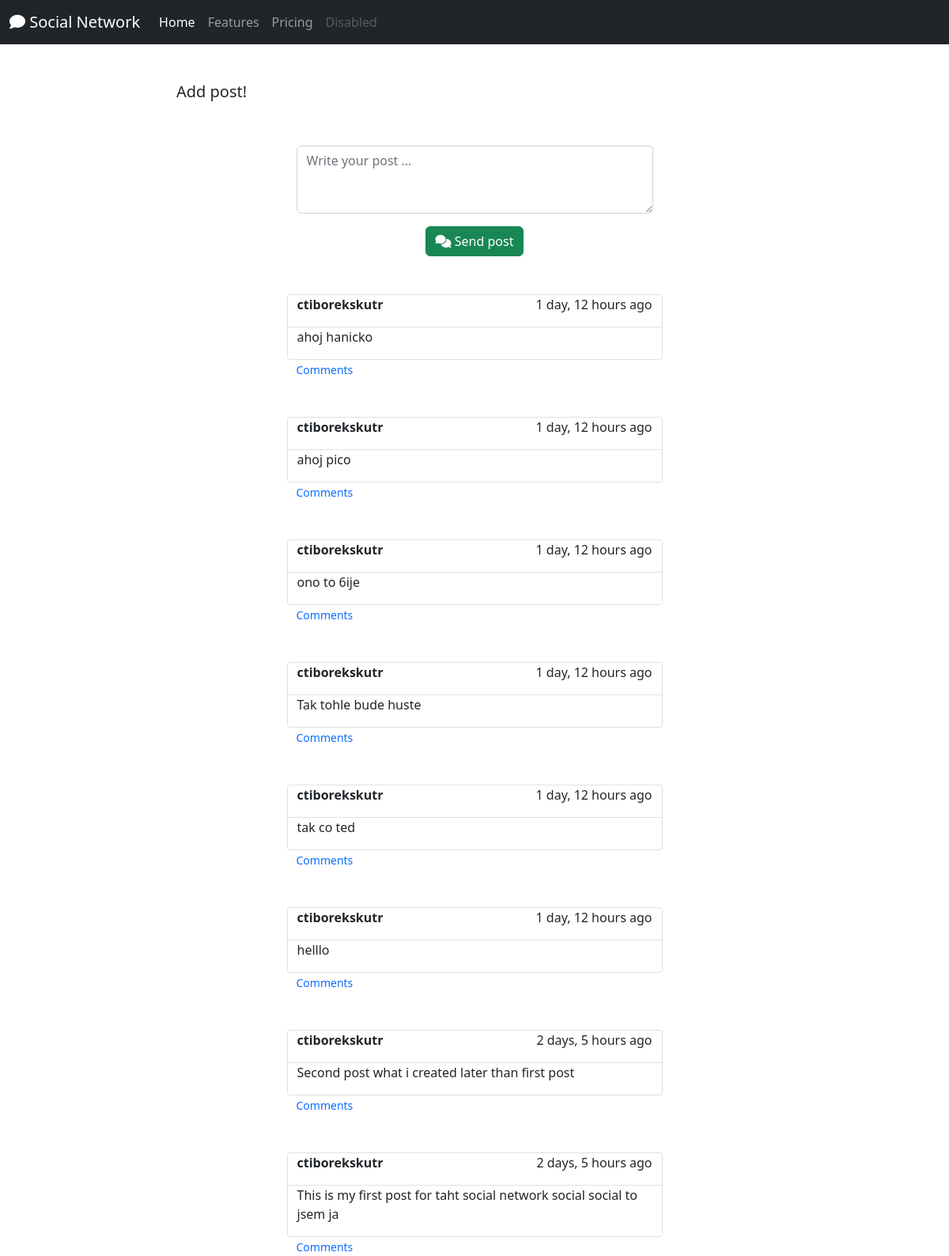
The app's page /social/, older data.
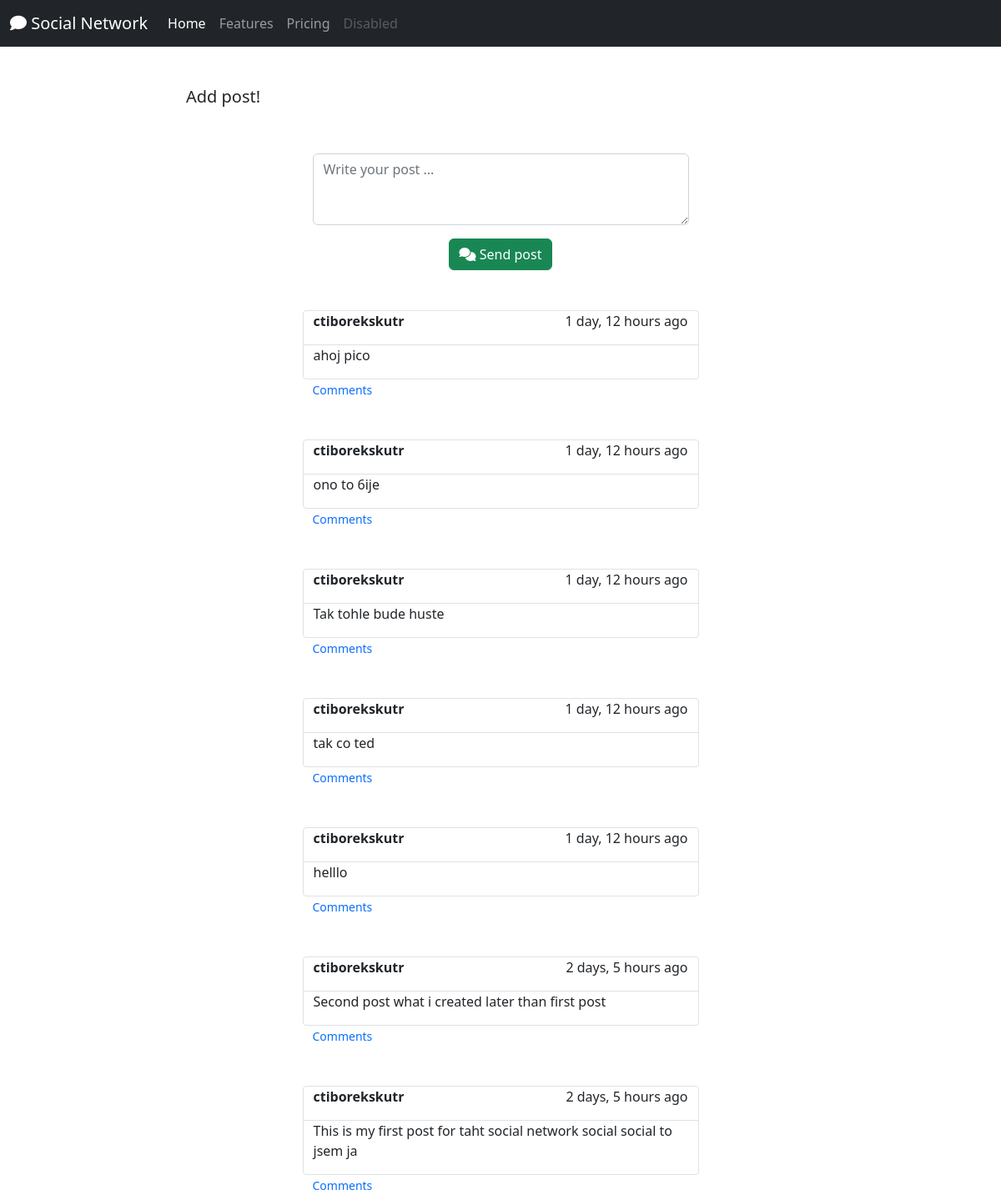
The same page, newer data.
### social/models.py (models this page shows)
class Post(models.Model):
    body = models.TextField()
    created_on = models.DateTimeField(default=timezone.now)
    author = models.ForeignKey(User, on_delete=models.CASCADE)

### social/views.py (the view, shortened to what this page needs)
# urls.py: path("", PostListView.as_view(), name='post-list'),
class PostListView(View):
    def get(self, request, *args, **kwargs):
        posts = Post.objects.all().order_by('-created_on')
        comments = Comment.objects.all().order_by('-created_on')
        form = PostForm()
        comment_form = CommentForm()
        context = {
            'post_list': posts,
            'form': form,
            'comments':comments,
            'comment_form':comment_form,
        }
        return render(request, 'social/post_list.html', context)

### social/forms.py
class PostForm(forms.ModelForm):
    body = forms.CharField(
        label='',
        widget = forms.Textarea(attrs={
            'rows':3,
            'placeholder': 'Write your post ...',
            'id': 'body-post-form',
        })
    )
    class Meta:
        model = Post
        fields = ['body']

class CommentForm(forms.ModelForm):
    comment = forms.CharField(
        label='',
        widget = forms.Textarea(attrs={
            'rows':2,
            'placeholder': 'Write your comment ...'
        })
    )
    class Meta:
        model = Comment
        fields = ['comment']

### social/templates/social/post_list.html (shortened to what this page needs)
{% extends 'landing/base.html' %}
{% load crispy_forms_tags %}
{% block content %}
<div class="container">
<div class="row mt-5">
    <div class="col-md-5 col-sm-6 text-center">
        <h5>Add post!</h5>
    </div>
</div>
<div class="row justify-content-center mt-5">
    <div class="col-md-5 col-sm-12 text-center">
        <form action="" method="post" id="add-post-form">
            {{ form | crispy }}
            <div class="">
                <button class="btn btn-success mt-3"><i class="fa-solid fa-comments"></i> Send post</button>
            </div>
        </form>
    </div>
</div>
<div class="post-list">
    {% for post in post_list%}
<div class="row justify-content-center mt-5">
<div class="col-md-5 col-sm-12 text-start border-bottom position-relative border rounded-1">
    <div class="row border-bottom">
        <div class="col-6 text-start">
        <p><strong>{{post.author}}</strong></p></div>
        <div class="col-6 text-end">
         {{post.created_on | timesince}} ago
    </div>
    </div>
        <p>{{post.body}}</p>
    </div>
</div>
<div class="row justify-content-center">
    <div class="col-md-5 col-sm-12 text-start">
        <div class="reply"><small><a class="text-decoration-none" data-bs-toggle="collapse" href="#collapseExample-{{post.id}}" role="button" aria-expanded="false" aria-controls="collapseExample">
            Comments
          </a></small>
             </div>
    </div>
</div>
{% endfor %}
</div>
</div>
{% endblock %}

Row changes from the older to the newer data that the page shows:
removed Post: author "ctiborekskutr", created_on "1 day, 12 hours", body "ahoj hanicko"
